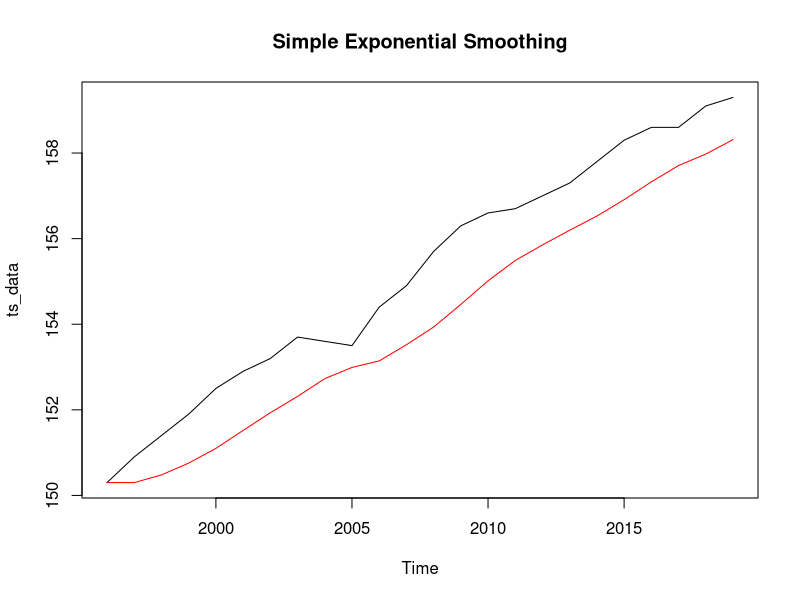
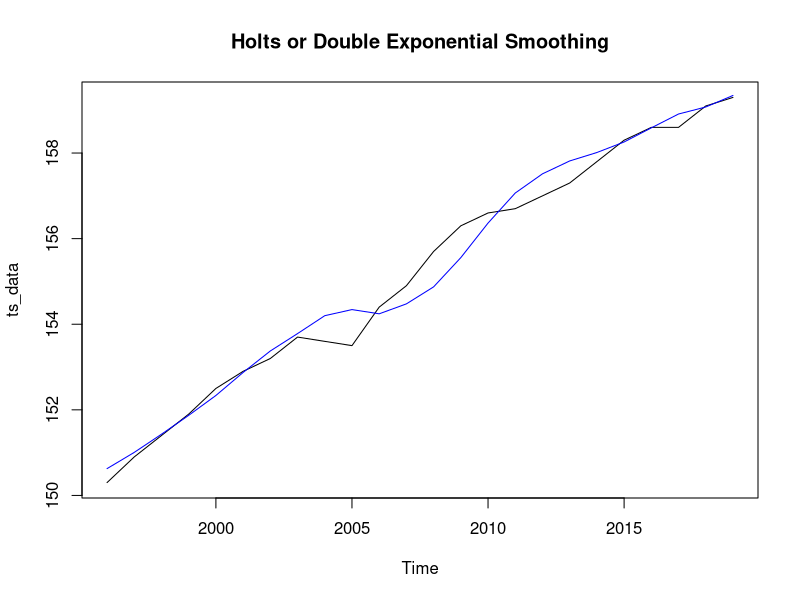
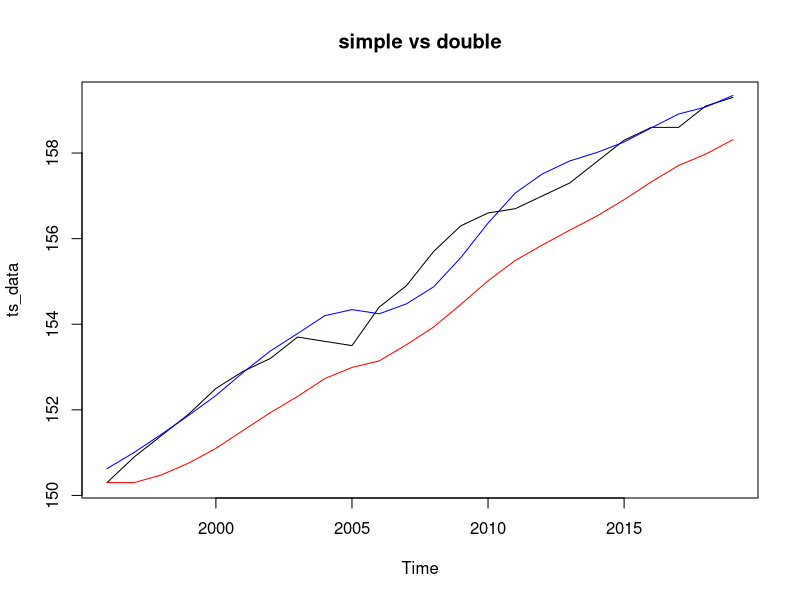
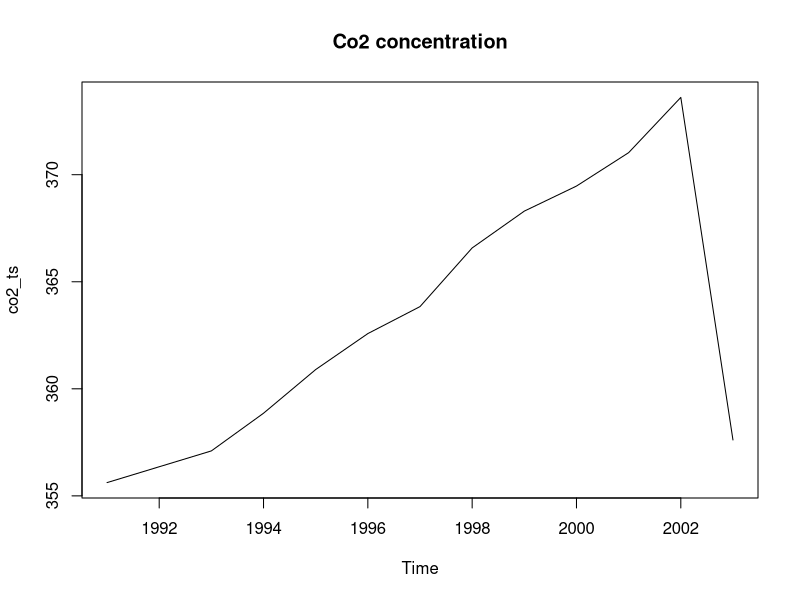
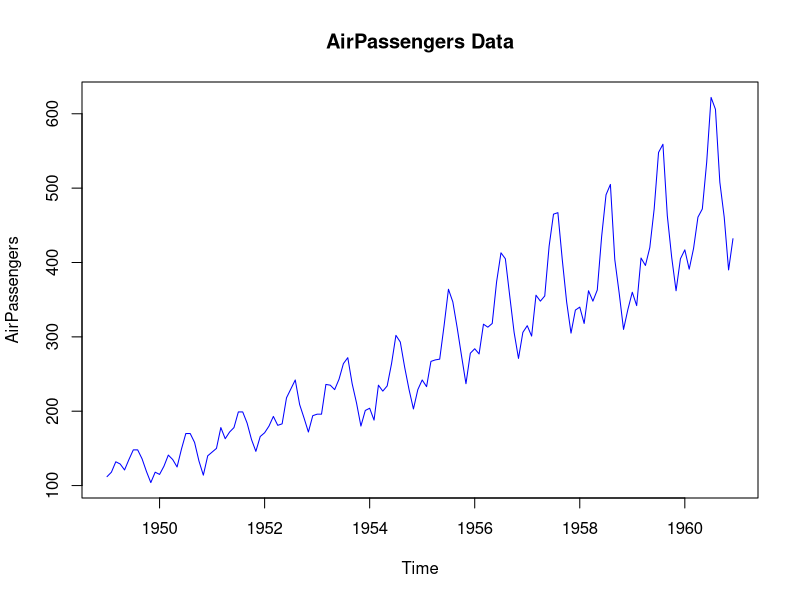
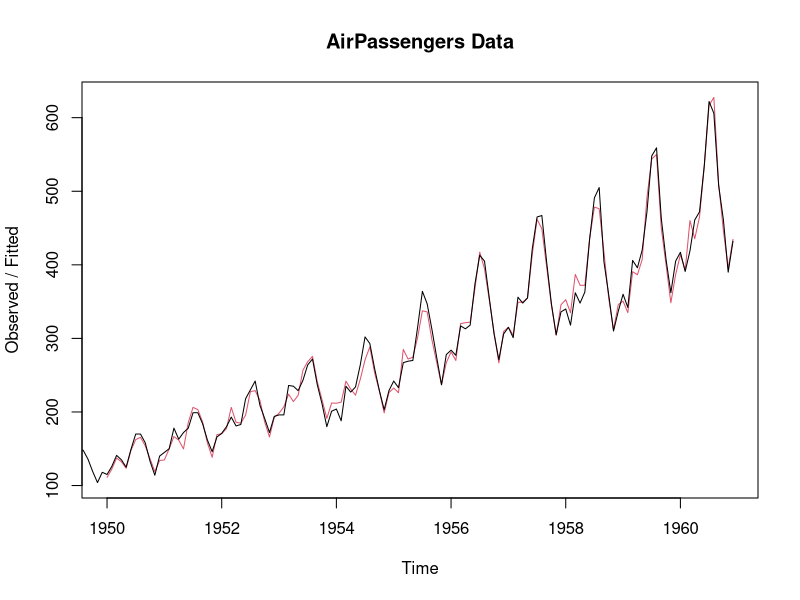
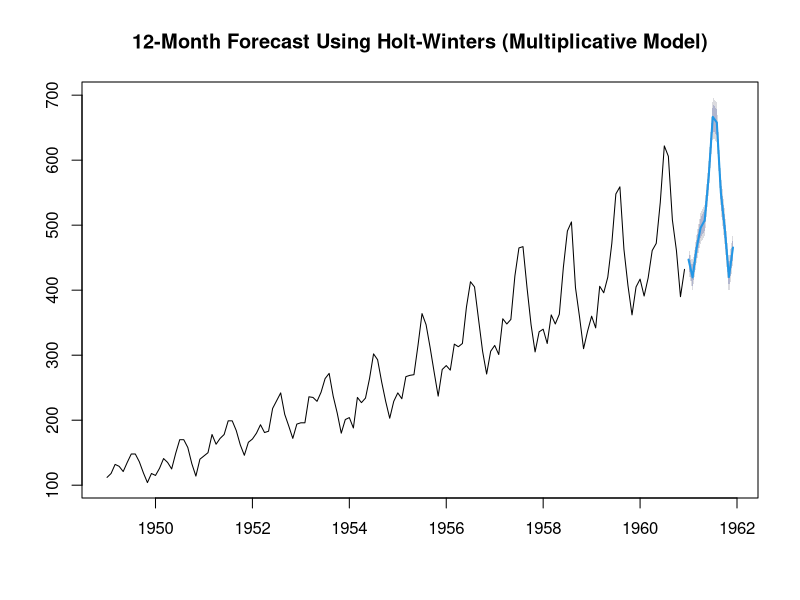

Write R code to recreate these figures, in order.
## PRAC-1 : Holts Exponential Smoothing

library(forecast)
# Creating Time Series data from given table
observations = c(150.3, 150.9, 151.4, 151.9, 152.5, 152.9, 153.2, 153.7, 153.6, 153.5,
                  154.4, 154.9, 155.7, 156.3, 156.6, 156.7, 157, 157.3, 157.8, 158.3,
                  158.6, 158.6, 159.1, 159.3)
year = 1996:2019
print(year)
ts_data = ts(data = observations,start = 1996, frequency = 1)
print(ts_data)

# Simple Exponential Smoothing
simple_exp_model = ses(y = ts_data, alpha = 0.3, initial = 'simple')
accuracy(simple_exp_model)
plot(ts_data,main = 'Simple Exponential Smoothing',col = 'black')
lines(fitted(simple_exp_model), col="red")

# Double Exponential Smoothing
double_exp_model = holt(y = ts_data,alpha = 0.3,beta = 0.2,initial = 'optimal')
accuracy(double_exp_model)
plot(ts_data,main = 'Holts or Double Exponential Smoothing',col = "black")
lines(fitted(double_exp_model),col = 'blue')

# Comparison
plot(ts_data,main = 'simple vs double',col = 'black')
lines(fitted(simple_exp_model),col = 'red')
lines(fitted(double_exp_model),col = 'blue')

# SES is a simpler model, which smooths the series based on a single smoothing parameter (alpha), so it reacts more slowly to changes.
# Holt's method incorporates trend (beta) in addition to level (alpha), allowing it to capture trends in the data better, which is expected to perform better if there is an underlying trend.

# PRAC-2 : Moving Average Smoothing

# Creating a Time Series data from given table
co2_concentration = c(355.62, 356.36, 357.1, 358.86, 360.9, 362.58, 363.84, 366.58, 
                       368.3, 369.47, 371.03, 373.61, 357.61)
years = 1991:2003
co2_ts = ts(data = co2_concentration,start = 1991,frequency = 1)
co2_ts
plot(co2_ts,main = 'Co2 concentration',col = 'black')
mas_3yr = filter(co2_ts,rep(1/3, 3),sides = 2)
mas_3yr
forecast_2004 <- mean(tail(co2_concentration, 3))
forecast_2004

# PRAC-3 : Holt-Winters method for AirPassengers data

# importing Airpassengers 
data("AirPassengers")
# View the dataset
AirPassengers
# Plot the original time series
plot(AirPassengers, main = "AirPassengers Data",col = "blue")

# Apply Holt-Winters exponential smoothing with a multiplicative model
hw_model = HoltWinters(AirPassengers, seasonal = "multiplicative")

# Plot the fitted model
plot(hw_model, main = "AirPassengers Data",col = "black")

# Forecast the next 12 months
hw_forecast <- forecast(hw_model, h = 12)

# Plot the forecast
plot(hw_forecast, main = "12-Month Forecast Using Holt-Winters (Multiplicative Model)")

# Print the forecasted values
hw_forecast